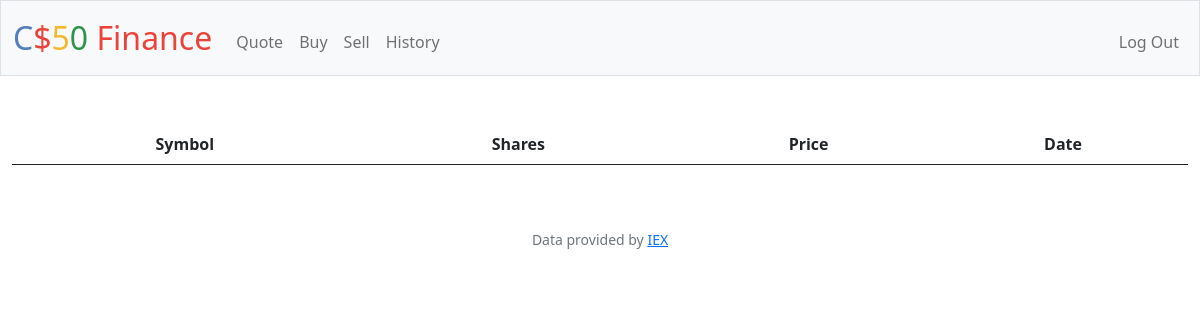
Page /history (signed in) on the earlier database version.
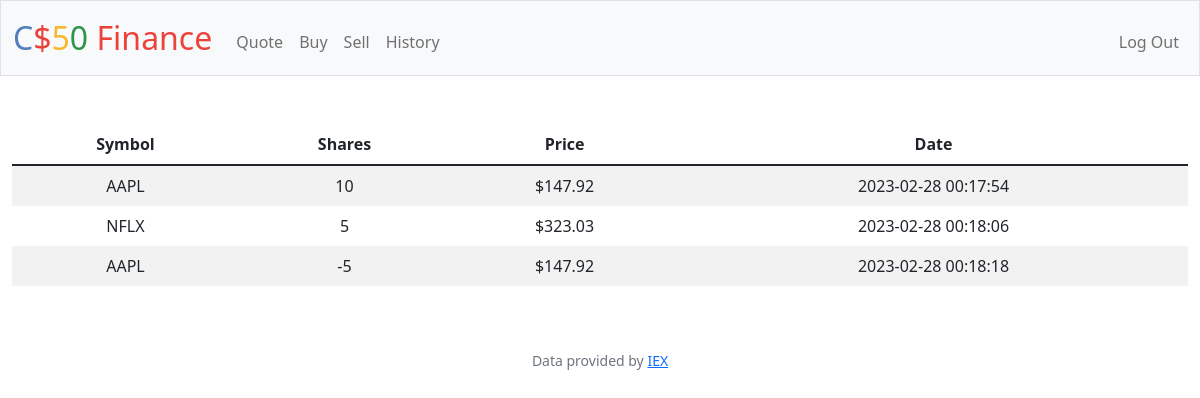
Same page on the later database version.
### tables this page shows
CREATE TABLE "purchases" (
	"id"	INTEGER,
	"owner_id"	INTEGER,
	"symbol"	TEXT,
	"shares"	INTEGER,
	"purchase_price"	REAL,
	"date"	TEXT,
	PRIMARY KEY("id"),
	FOREIGN KEY("owner_id") REFERENCES "users"("id")
);

### app.py (the view)
@app.route("/history")
@login_required
def history():
    user_id = session["user_id"]
    history_db = db.execute("SELECT * FROM purchases WHERE owner_id = :id", id=user_id)
    return render_template("history.html", history=history_db)

### app.py (called while the page is built)
@app.after_request
def after_request(response):
    response.headers["Cache-Control"] = "no-cache, no-store, must-revalidate"
    response.headers["Expires"] = 0
    response.headers["Pragma"] = "no-cache"
    return response

### helpers.py (called while the page is built)
def login_required(f):
    @wraps(f)
    def decorated_function(*args, **kwargs):
        if session.get("user_id") is None:
            return redirect("/login")
        return f(*args, **kwargs)
    return decorated_function

def usd(value):
    return f"${value:,.2f}"

### templates/history.html (shortened to what this page needs)
{% extends "layout.html" %}
{% block main %}
<table class="table table-striped">
        <thead>
            <tr>
                <th>Symbol</th>
                <th colspan="2">Shares</th>
                <th>Price</th>
                <th>Date</th>
            </tr>
        </thead>
        <tbody>
        {% for row in history %}
            <tr>
                <td class="border-0">{{ row.symbol }}</td>
                <td class="border-0" colspan="2">{{ row.shares }}</td>
                <td class="border-0">{{ row.purchase_price | usd}}</td>
                <td class="border-0">{{ row.date }}</td>
            </tr>
        {% endfor %}
        </tbody>
</table>
{% endblock %}

### templates/layout.html (shortened to what this page needs)
<!DOCTYPE html>
<html lang="en">
    <head>
        <link href="https://cdn.jsdelivr.net/npm/bootstrap@5.1.3/dist/css/bootstrap.min.css" rel="stylesheet">
        <link href="/static/styles.css" rel="stylesheet">
    </head>
    <body>
        <nav class="bg-light border navbar navbar-expand-md navbar-light">
            <div class="container-fluid">
                <a class="navbar-brand" href="/"><span class="blue">C</span><span class="red">$</span><span class="yellow">5</span><span class="green">0</span> <span class="red">Finance</span></a>
                <div class="collapse navbar-collapse" id="navbar">
                    {% if session["user_id"] %}
                        <ul class="navbar-nav me-auto mt-2">
                            <li class="nav-item"><a class="nav-link" href="/quote">Quote</a></li>
                            <li class="nav-item"><a class="nav-link" href="/buy">Buy</a></li>
                            <li class="nav-item"><a class="nav-link" href="/sell">Sell</a></li>
                            <li class="nav-item"><a class="nav-link" href="/history">History</a></li>
                        </ul>
                        <ul class="navbar-nav ms-auto mt-2">
                            <li class="nav-item"><a class="nav-link" href="/logout">Log Out</a></li>
                        </ul>
                    {% else %}
                        <ul class="navbar-nav ms-auto mt-2">
                            <li class="nav-item"><a class="nav-link" href="/register">Register</a></li>
                            <li class="nav-item"><a class="nav-link" href="/login">Log In</a></li>
                        </ul>
                    {% endif %}
                </div>
            </div>
        </nav>
        <main class="container-fluid py-5 text-center">
            {% block main %}{% endblock %}
        </main>
        <footer class="mb-5 small text-center text-muted">
            Data provided by <a href="https://iexcloud.io/">IEX</a>
        </footer>
    </body>
</html>

### static/styles.css (style rules this page uses)
nav .navbar-brand { font-size: xx-large; }
nav .navbar-brand .blue { color: #537fbe; }
nav .navbar-brand .red { color: #ea433b; }
nav .navbar-brand .yellow { color: #f5b82e; }
nav .navbar-brand .green { color: #2e944b; }
.table { margin-bottom: 1rem; color: var(--bs-table-color); vertical-align: top; border-color: var(--bs-table-border-color); }
table { caption-side: bottom; }

Differences in the rows shown:
added purchases: symbol "AAPL", shares "10", purchase_price "$147.92", date "2023-02-28 00:17:54"
added purchases: symbol "NFLX", shares "5", purchase_price "$323.03", date "2023-02-28 00:18:06"
added purchases: symbol "AAPL", shares "-5", purchase_price "$147.92", date "2023-02-28 00:18:18"
